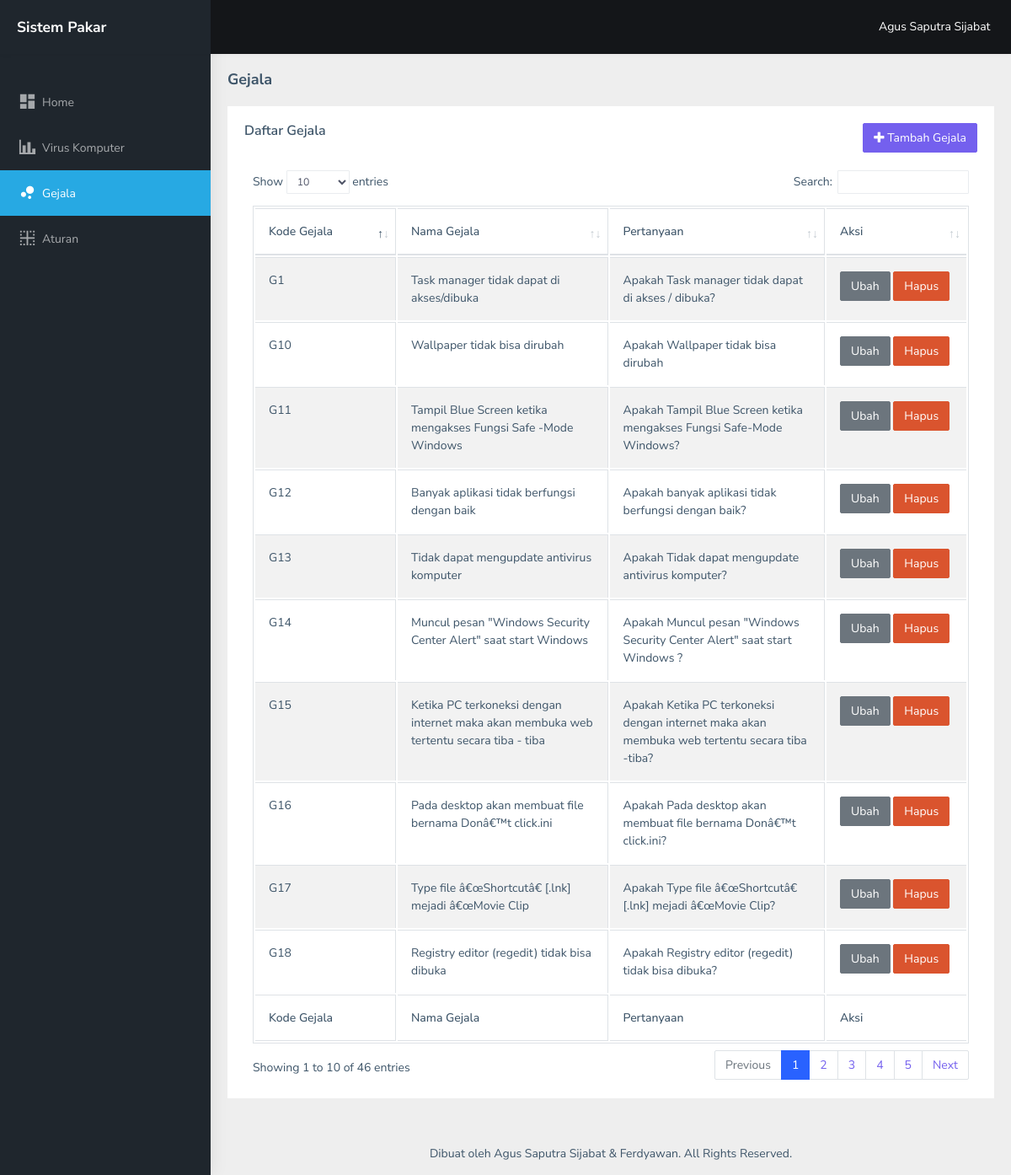
The app's page /admin/index.php?module=gejala (signed in) with its own data.
### tables this page shows
CREATE TABLE `tbl_gejala` (
  `kd_gejala` varchar(11) NOT NULL,
  `nama_gejala` longtext,
  `pertanyaan` longtext
);

### admin/modules/gejala/index.php (the view, shortened to what this page needs)
<?php
$sql = 'SELECT * FROM tbl_gejala ORDER BY CAST(kd_gejala as unsigned)';
$results = $conn->query($sql);
?>
<div class="page-breadcrumb">
    <div class="row">
        <div class="col-12 d-flex no-block align-items-center">
            <h4 class="page-title">Gejala</h4>
        </div>
    </div>
</div>
<div class="container-fluid">
    <div class="card">
        <div class="card-body">
            <div class="row">
                <div class="col-md-6">
                    <h5 class="card-title">Daftar Gejala</h5>
                </div>
                <div class="col-md-6">
                    <button type="button" class="btn btn-primary float-right" data-toggle="modal" data-target="#modal-tambah"><i class=" fas fa-plus"></i> Tambah Gejala</button>
                </div>
            </div>
            <br>
            <div class="table-responsive">
                <table class="table table-striped table-bordered data-table">
                    <thead>
                        <tr>
                            <th style="width:120px">Kode Gejala</th>
                            <th>Nama Gejala</th>
                            <th>Pertanyaan</th>
                            <th style="width:120px">Aksi</th>
                        </tr>
                    </thead>
                    <tbody>
                        <?php while ($result = $results->fetch_object()):?>
                        <tr>
                            <td><?= $result->kd_gejala ?></td>
                            <td><?= $result->nama_gejala ?></td>
                            <td><?= $result->pertanyaan ?></td>
                            <td>
                                <button type="button" class="btn btn-secondary" onclick='edit(<?= json_encode($result) ?>)'>Ubah</button>
                                <button type="button" class="btn btn-danger" onclick="hapus('<?= $result->kd_gejala ?>')">Hapus</button>
                            </td>
                        </tr>
                        <?php endwhile; ?>
                    </tbody>
                    <tfoot>
                        <tr>
                            <th>Kode Gejala</th>
                            <th>Nama Gejala</th>
                            <th>Pertanyaan</th>
                            <th>Aksi</th>
                        </tr>
                    </tfoot>
                </table>
            </div>
        </div>
    </div>
</div>

### admin/include/head.php (shortened to what this page needs)
<!DOCTYPE html>
<html dir="ltr" lang="en">
<head>
    <link href="assets/libs/flot/css/float-chart.css" rel="stylesheet">
    <link rel="stylesheet" type="text/css" href="assets/extra-libs/multicheck/multicheck.css">
    <link href="assets/css/style.min.css" rel="stylesheet">
    <link href="assets/libs/datatables.net-bs4/css/dataTables.bootstrap4.css" rel="stylesheet">
</head>

### admin/index.php (shortened to what this page needs)
<?php
$nama_pakar = $_SESSION['nama'];
$module = isset($_GET['module']) ? $_GET['module'] : 'home';
$page = isset($_GET['page']) ? $_GET['page'] : 'index';
$php_file = 'modules/' . $module . '/' . $page . '.php';
include 'include/head.php';
?>
<body>
    <div id="main-wrapper">
        <?php
        include "include/nav_header.php";
        include "include/left_sidebar.php";
        ?>
        <div class="page-wrapper">
            <?php
            if (file_exists($php_file)) {
                include $php_file;
            } else {
                include "modules/error/404.php";
            }
            ?>
            <footer class="footer text-center">
                Dibuat oleh Agus Saputra Sijabat & Ferdyawan. All Rights Reserved.
            </footer>
        </div>
    </div>
</body>
</html>

### admin/include/nav_header.php (shortened to what this page needs)
<header class="topbar" data-navbarbg="skin5">
    <nav class="navbar top-navbar navbar-expand-md navbar-dark">
        <div class="navbar-header" data-logobg="skin5">
            <a class="navbar-brand" href="./">
                <b class="logo-icon p-l-10">
                    Sistem Pakar
                </b>
            </a>
        </div>
        <div class="navbar-collapse collapse" id="navbarSupportedContent" data-navbarbg="skin5">
            <ul class="navbar-nav float-right">
                <li class="nav-item dropdown">
                    <a class="nav-link dropdown-toggle text-muted waves-effect waves-dark pro-pic" href="" data-toggle="dropdown" aria-haspopup="true" aria-expanded="false">
                        <div class="text-white"><?= $nama_pakar ?></div>
                    </a>
                </li>
            </ul>
        </div>
    </nav>
</header>

### admin/include/left_sidebar.php
<aside class="left-sidebar" data-sidebarbg="skin5">
    <div class="scroll-sidebar">
        <nav class="sidebar-nav">
            <ul id="sidebarnav" class="p-t-30">
                <li class="sidebar-item">
                    <a class="sidebar-link waves-effect waves-dark sidebar-link" href="./" aria-expanded="false">
                        <i class="mdi mdi-view-dashboard"></i><span class="hide-menu">Home</span>
                    </a>
                </li>
                <li class="sidebar-item">
                    <a class="sidebar-link waves-effect waves-dark sidebar-link" href="?module=virus" aria-expanded="false">
                        <i class="mdi mdi-chart-bar"></i><span class="hide-menu">Virus Komputer</span>
                    </a>
                </li>
                <li class="sidebar-item">
                    <a class="sidebar-link waves-effect waves-dark sidebar-link" href="?module=gejala" aria-expanded="false">
                        <i class="mdi mdi-chart-bubble"></i><span class="hide-menu">Gejala</span>
                    </a>
                </li>
                <li class="sidebar-item">
                    <a class="sidebar-link waves-effect waves-dark sidebar-link" href="?module=aturan" aria-expanded="false">
                        <i class="mdi mdi-border-inside"></i><span class="hide-menu">Aturan</span>
                    </a>
                </li>
            </ul>
        </nav>
    </div>
</aside>

### records on screen
tbl_gejala: kd_gejala "G1", nama_gejala "Task manager tidak dapat di akses/dibuka", pertanyaan "Apakah Task manager tidak dapat di akses / dibuka?"
tbl_gejala: kd_gejala "G10", nama_gejala "Wallpaper tidak bisa dirubah", pertanyaan "Apakah Wallpaper tidak bisa dirubah"
tbl_gejala: kd_gejala "G11", nama_gejala "Tampil Blue Screen ketika mengakses Fungsi Safe -Mode Windows", pertanyaan "Apakah Tampil Blue Screen ketika mengakses Fungsi Safe-Mode Windows?"
tbl_gejala: kd_gejala "G12", nama_gejala "Banyak aplikasi tidak berfungsi dengan baik", pertanyaan "Apakah banyak aplikasi tidak berfungsi dengan baik?"
tbl_gejala: kd_gejala "G13", nama_gejala "Tidak dapat mengupdate antivirus komputer", pertanyaan "Apakah Tidak dapat mengupdate antivirus komputer?"
tbl_gejala: kd_gejala "G14", nama_gejala "Muncul pesan \"Windows Security Center Alert\" saat start Windows", pertanyaan "Apakah Muncul pesan \"Windows Security Center Alert\" saat start Windows ?"
tbl_gejala: kd_gejala "G15", nama_gejala "Ketika PC terkoneksi dengan internet maka akan membuka web tertentu secara tiba - tiba", pertanyaan "Apakah Ketika PC terkoneksi dengan internet maka akan membuka web tertentu secara tiba -tiba?"
tbl_gejala: kd_gejala "G16", nama_gejala "Pada desktop akan membuat file bernama Donâ€™t click.ini", pertanyaan "Apakah Pada desktop akan membuat file bernama Donâ€™t click.ini?"
tbl_gejala: kd_gejala "G17", nama_gejala "Type file â€œShortcutâ€ [.lnk] mejadi â€œMovie Clip", pertanyaan "Apakah Type file â€œShortcutâ€ [.lnk] mejadi â€œMovie Clip?"
tbl_gejala: kd_gejala "G18", nama_gejala "Registry editor (regedit) tidak bisa dibuka", pertanyaan "Apakah Registry editor (regedit) tidak bisa dibuka?"

### other values on screen
$nama_pakar "Agus Saputra Sijabat"
